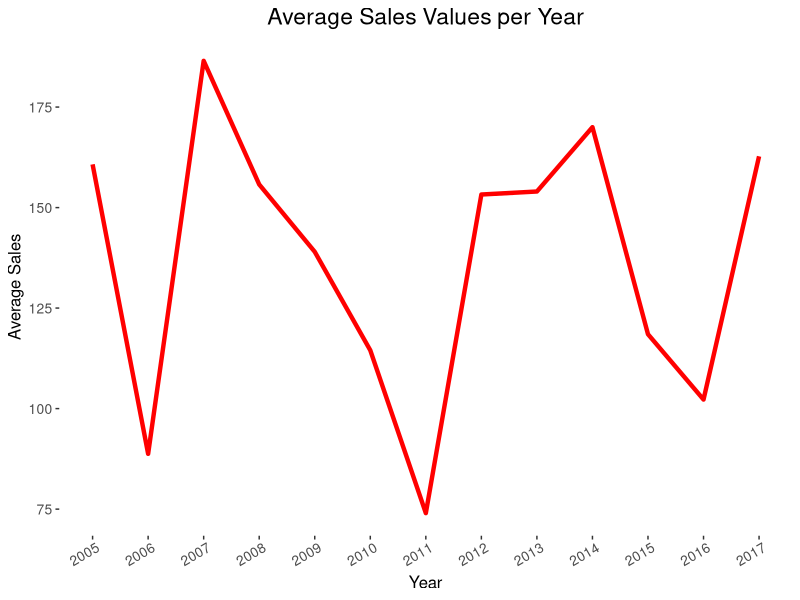
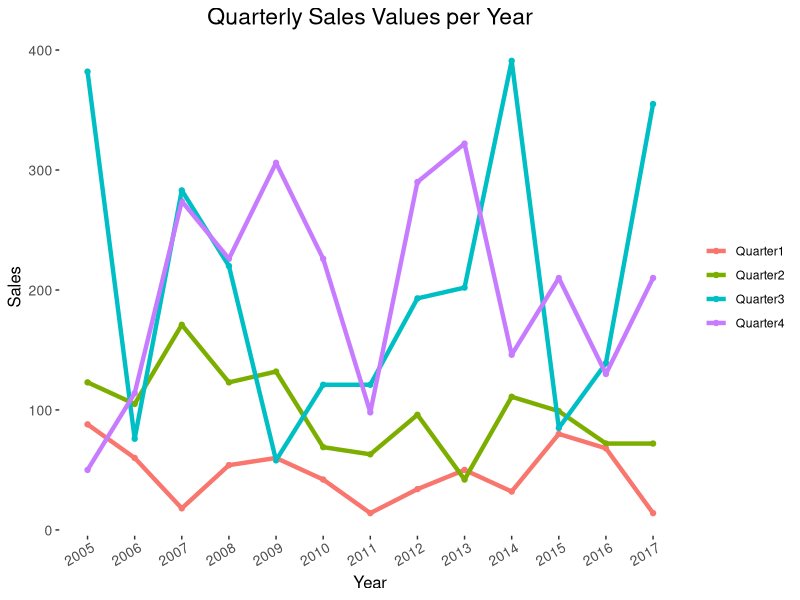

These charts were generated, in order, by the following R code:
## ---- chunk 1
#-----------------------------------------------------
# 0. Set working environment
#-----------------------------------------------------
# drop all objects from memory
rm(list = ls())

# disable scientific notation
options(scipen = 999)

# set working directory
basedir <- normalizePath("/Users/busara/Documents/Github/R/")
# knitr::opts_knit$set(root.dir = basedir, base.dir = basedir)
# knitr::opts_chunk$set(echo = TRUE)
## ---- chunk 2
# load/install required packages
pkgs<-c("dplyr", "ggplot2","tidyr","tidyverse")


miss_pkgs <- pkgs[!pkgs %in% installed.packages()[,1]] # vector of missing packages

# install the missing packages
if(length(miss_pkgs)>0){
  install.packages(miss_pkgs)
}

# Loading all the packages
invisible(lapply(pkgs,library,character.only=TRUE))
## ---- chunk 3
SalesData<-read.csv("SalesData.csv")
SalesData<-SalesData[,-1]
## ---- chunk 4
SalesData_long<-SalesData%>%
  gather("Quarters","Sales",-Year)
## ---- chunk 5
sales_mean<-SalesData_long%>%
  group_by(Year)%>%
  summarise(Sales = mean(Sales))
## ---- chunk 6
mean_sales1<-ggplot(data = sales_mean,
                    aes(x = as.factor(Year), y=Sales,group = 1))+
  geom_line(color = "red",size =1.5)+
  theme(legend.position = "none",
        legend.title = element_blank(),
        axis.line=element_blank(),
        plot.title = element_text(size = rel(1.5), hjust = 0.5),
        plot.subtitle = element_text(size = rel(1.4), hjust = 0.5),
        axis.text = element_text(size = 10),
        axis.text.x=element_text(vjust = 1,angle = 30,hjust = 0.9),
        axis.title = element_text(size =12),
        panel.background = element_rect(fill = NA))+
  labs(title ="Average Sales Values per Year", x = "Year", y = "Average Sales")
mean_sales1
## ---- chunk 7
mean_sales2<-ggplot(data = SalesData_long,
                    aes(x = as.factor(Year), y=Sales,group = Quarters,color =Quarters))+
  geom_point()+
  geom_line(size =1.5)+
  theme(legend.position = "right",
        legend.title = element_blank(),
        axis.line=element_blank(),
        plot.title = element_text(size = rel(1.5), hjust = 0.5),
        plot.subtitle = element_text(size = rel(1.4), hjust = 0.5),
        axis.text = element_text(size = 10),
        axis.text.x=element_text(vjust = 1,angle = 30,hjust = 0.9),
        axis.title = element_text(size =12),
        panel.background = element_rect(fill = NA))+
  scale_fill_brewer(palette = "Spectral")+
  labs(title ="Quarterly Sales Values per Year", x = "Year", y = "Sales")
mean_sales2

